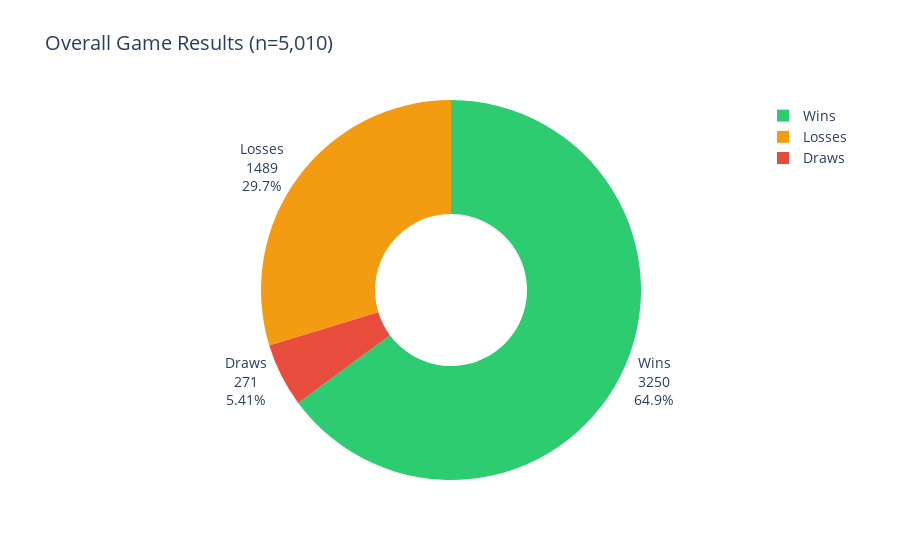

Source (notebook cell):
### Code cell
# Overall results pie chart
fig_overall = px.pie(
    values=[wins, draws, losses],
    names=['Wins', 'Draws', 'Losses'],
    title=f'Overall Game Results (n={total_games:,})',
    color_discrete_sequence=[COLOR_WIN, COLOR_DRAW, COLOR_LOSS],
    hole=0.4
)
fig_overall.update_traces(textposition='outside', textinfo='percent+label+value')
fig_overall.update_layout(template=CHART_TEMPLATE, font=dict(size=14))
fig_overall.show()

### Figure 1 — Plotly figure (JSON) as saved in the notebook; plotly's stock layout.template omitted (floating-point values rounded to 4 significant figures)
{"data": [{"domain": {"x": [0, 1], "y": [0, 1]}, "hole": 0.4, "hovertemplate": "label=%{label}<br>value=%{value}<extra></extra>", "labels": ["Wins", "Draws", "Losses"], "legendgroup": "", "name": "", "showlegend": true, "textinfo": "percent+label+value", "textposition": "outside", "type": "pie", "values": [3250, 271, 1489]}], "layout": {"font": {"size": 14}, "legend": {"tracegroupgap": 0}, "piecolorway": ["#2ecc71", "#f39c12", "#e74c3c"], "title": {"text": "Overall Game Results (n=5,010)"}}}
